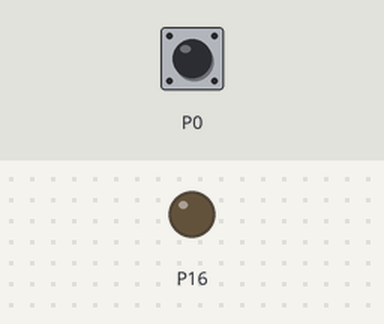
Recording of a program running on a simulated BBC micro:bit (MakeCode). Parts: output pins drawn as LEDs (lit = HIGH). The inputs (shaded band) are chosen by the test bench; at power-on: P0 LOW.

Above: at 1.2 s.
1.3 s: P0 pulled HIGH for 0.15 s
At 1.38 s:
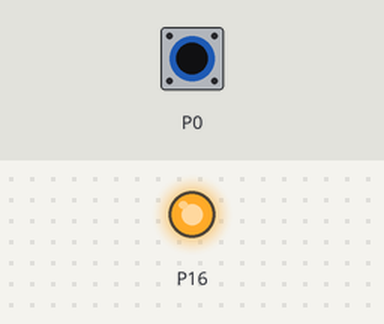
2.9 s: P0 pulled HIGH for 3.2 s
At 7.3 s:
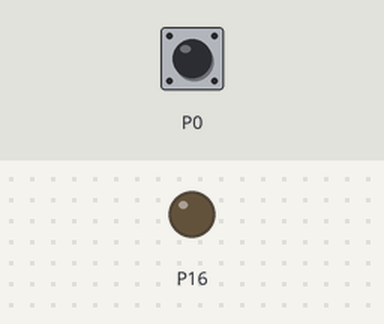
Timing chart, 0 to 8.8 s (numbered marks = the images above; inputs shaded):
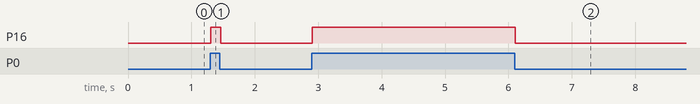

The program:

main.ts
```typescript
pins.digitalWritePin(DigitalPin.P16, 0)
pins.digitalWritePin(DigitalPin.P0, 0)
basic.forever(function () {
    if (pins.digitalReadPin(DigitalPin.P0) == 1) {
        pins.digitalWritePin(DigitalPin.P16, 1)
    } else {
        pins.digitalWritePin(DigitalPin.P16, 0)
    }
})
```

test.ts
```typescript
// 테스트는 여기로 이동합니다; 이 패키지가 확장으로 사용될 때 컴파일되지 않을 것 입니다.
```

Measured:
- after the input at 1.3 s, P16: LOW → HIGH at once, → LOW 0.16 s later
- after the input at 2.9 s, P16: LOW → HIGH at once, → LOW 3.2 s later
